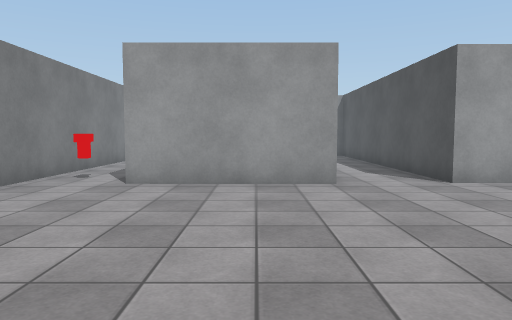
view 1 (above)

15 first-person views from a walk through a 3-D level made in the Unity game engine. The camera is 1.3 m above the floor, tilts 4° down and sees 70° across. The floor is counted in squares, 1 m on a side. Each view is taken from the middle of a square. On the plan, view 1 faces up. The plan holds only what a view shows up to about 15 squares ahead; the rest is blank. The place goes on beyond the plan. The player character is not drawn. Some animated figures are left out. Door leaves are left out, so doorways stand open. Surface patterns are stand-ins for the level's own textures.

view 2
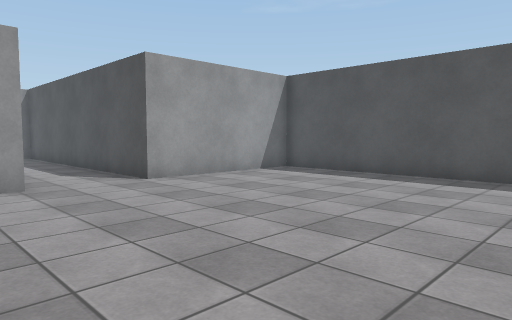

view 3
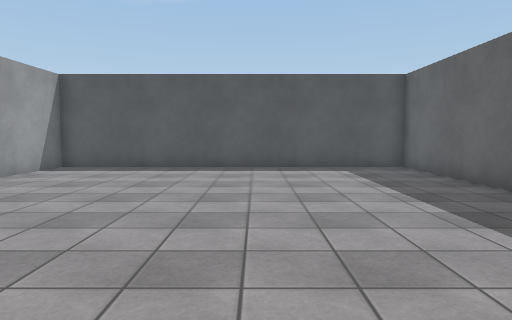

view 4
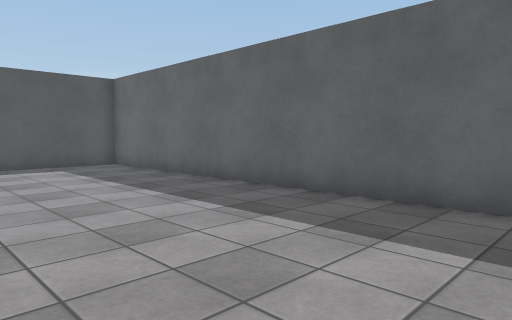

view 5
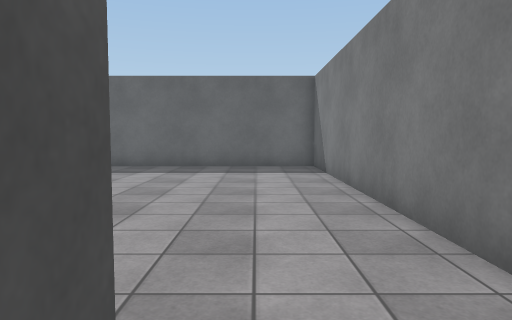

view 6
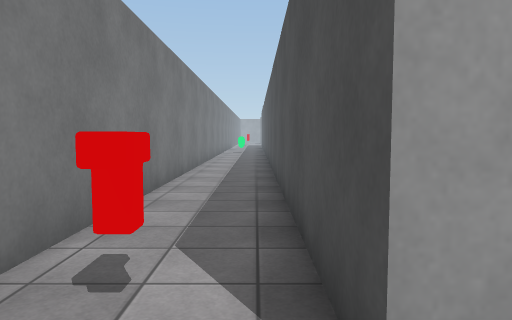

view 7
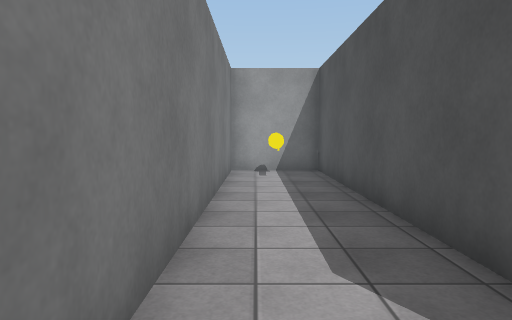

view 8
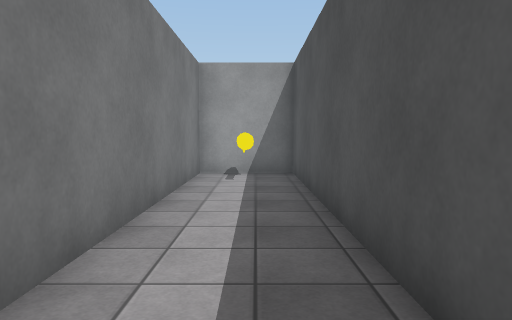

view 9
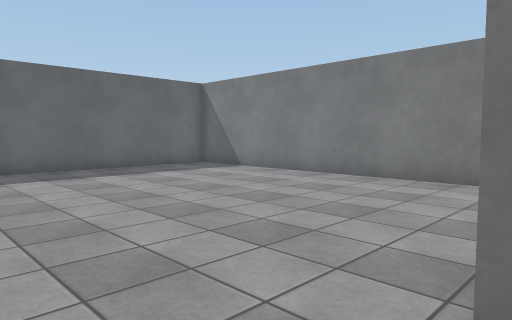

view 10
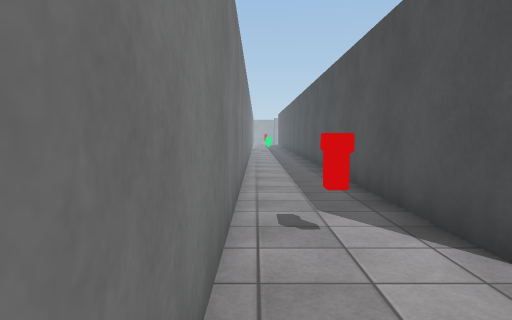

view 11
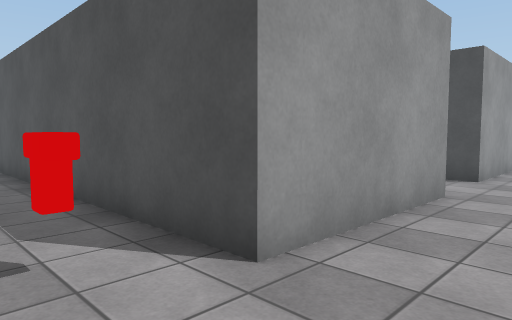

view 12
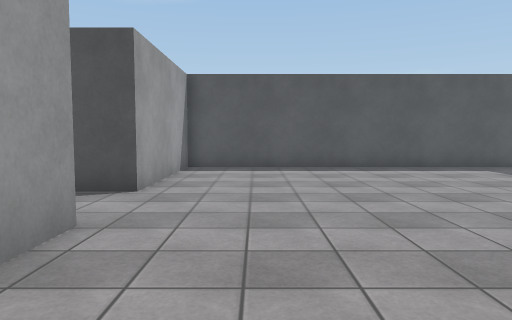

view 13
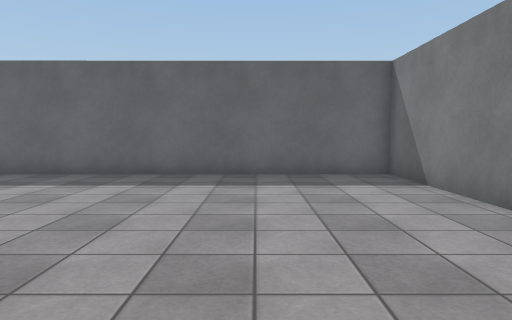

view 14
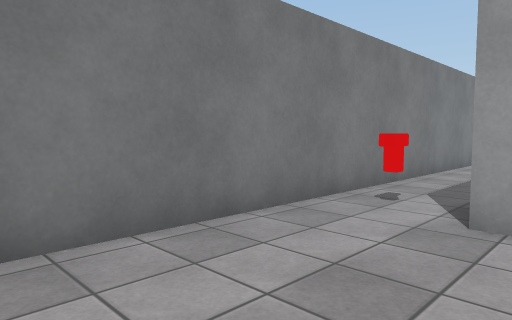

view 15
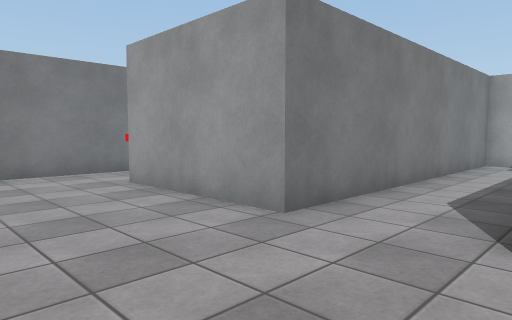

### Floor plan
Points are (right, up) in squares from view 1. A wall is a line through its corners. A room is listed if a view was taken in it or the views show most of it. See-through windows are left out.
Room 1 (views 1, 2, 3, 4, 6, 7, 8, 9, 10, 11, 12, 13, 14, 15)
walls: (-6.4, 10) (-6.4, -3.9) (11.5, -3.9) (11.5, 9.7) (5.3, 9.7) (5.2, 22.2) (2.1, 22.2) (2.1, 9.5) (-3.4, 9.6)
ways out: open door at (-4.5, 10) to room 2
objects: other object (4, 21)
Room 2 (view 5)
walls: (-6.4, 22.5) (-6.4, 10); (-3.4, 9.6) (-3.4, 22.2)
ways out: open door at (-4.5, 10) to room 1
objects: other object (-5, 11)

Positions as (right, up) in squares from view 1, and headings:
1: (0, 0), facing up
2: (0, 0), facing up-right
3: (-3, 2), facing right
4: (-4, 3), facing down-right
5: (-4, 11), facing down
6: (-4, 8), facing up
7: (3, 9), facing up
8: (4, 10), facing up
9: (4, 10), facing down-left
10: (-6, 6), facing up
11: (-6, 7), facing up-right
12: (-3, 7), facing right
13: (-2, 8), facing down
14: (-2, 4), facing up-left
15: (6, 5), facing up-left
